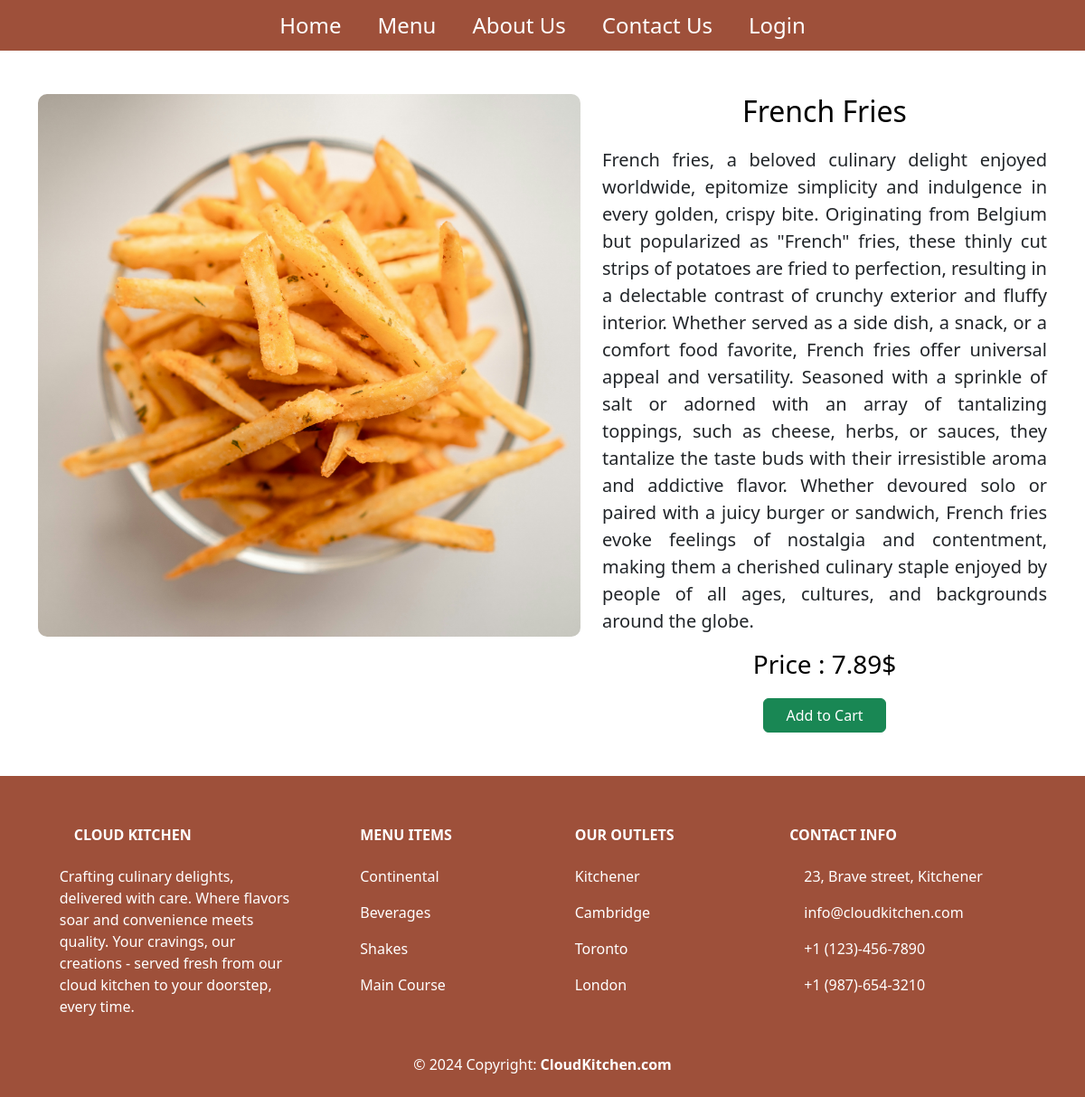
/productDetails.php?id=3, run on the app's committed database.
### tables this page shows
CREATE TABLE `products` (
  `id` int(11) NOT NULL,
  `categoryID` int(11) NOT NULL,
  `description` text NOT NULL,
  `image` varchar(255) NOT NULL,
  `price` varchar(100) NOT NULL,
  `name` varchar(200) NOT NULL
);

### Database/product.php (called while the page is built, shortened)
<?php
    class product{
        function getDatabase()
        {
            $dbConnection = new Database();
            $database = $dbConnection->getDatabase();
            return $database;
        }
        function getProductByID($ID)
        {
            $database = $this->getDatabase();
            return mysqli_query($database,"SELECT * FROM products WHERE id='$ID'");
        }
    }
?>

### productDetails.php (the view, shortened to what this page needs)
<!DOCTYPE html>
<html lang="en">
<head>
</head>
<body>
<?php
    include('header.php');
    require('Database/product.php');
    $product = new product();
?>
<?php
    $productID=$_GET["id"];
    $temp = $product->getProductByID($productID);
    $data=mysqli_fetch_array($temp);
?>
<div class="container mt-5 animation">
    <div class="flex">
        <div class="row">
            <div class="col">
                <div class="pimg">
                    <img class="pimg" src="<?php echo $data['image']; ?>" alt="Card image cap">
                </div>
            </div>
            <div class="col">
                <div class="pname">
                    <h2><?php echo $data['name']; ?></h2>
                </div>
                <div class="pdesc">
                    <p><?php echo $data['description']; ?></p>
                </div>
                <div class="pprice">
                    <h3>Price : <?php echo $data['price']; ?></h3>
                </div>
                <form method="post" class="text-center">
                    <button type="submit" name="addcart" class="btn btn-success px-4">Add to Cart</button>
                </form>
            </div>
        </div>
    </div>
</div>
<?php include('footer.php'); ?>
</body>
</html>

### style.css (style rules this page uses)
img { width: 280px; object-fit: cover; height: 350px; border-radius: 10px; }
.pimg { width: 600px; height: 600px; border-radius: 10px; }
.pname { font-weight: bold; }
.pdesc { font-size: 20px; text-align: justify; }
.pprice { font-weight: bold; font-size: 25px; }
.animation { animation: fadeEffect 0.5s ease-in-out; }
.about h1, h2, h3 { margin-bottom: 20px; color: black; text-align: center; }

### data on the page
products: image (picture), name "French Fries", description "French fries, a beloved culinary delight enjoyed worldwide, epitomize simplicity and indulgence in every golden, crispy bite. Originating from Belgium but popularized as \"French\" fries, these thinly cut strips of potatoes are fried to perfection, resulting in a delectable contrast of crunchy exterior and fluffy interior. Whether served as a side dish, a snack, or a comfort food favorite, French fries offer universal appeal and versatility. Seasoned with a sprinkle of salt or adorned with an array of tantalizing toppings, such as cheese, herbs, or sauces, they tantalize the taste buds with their irresistible aroma and addictive flavor. Whether devoured solo or paired with a juicy burger or…", price "7.89$"
